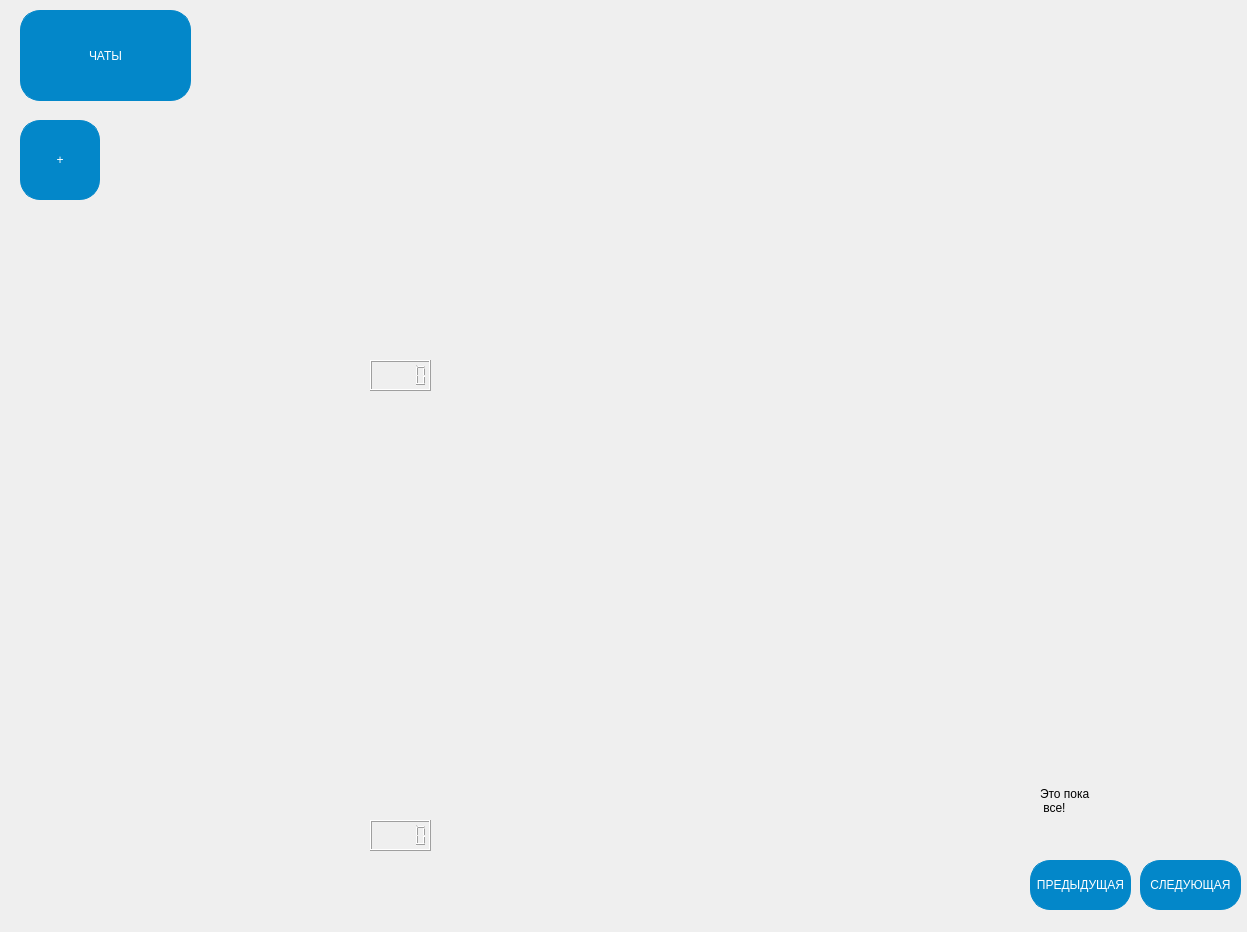
<?xml version="1.0" encoding="UTF-8"?>
<ui version="4.0">
 <class>MainWindow</class>
 <widget class="QMainWindow" name="MainWindow">
  <property name="geometry">
   <rect>
    <x>0</x>
    <y>0</y>
    <width>1247</width>
    <height>932</height>
   </rect>
  </property>
  <property name="minimumSize">
   <size>
    <width>1247</width>
    <height>932</height>
   </size>
  </property>
  <property name="maximumSize">
   <size>
    <width>1247</width>
    <height>932</height>
   </size>
  </property>
  <property name="mouseTracking">
   <bool>true</bool>
  </property>
  <property name="windowTitle">
   <string>Главная</string>
  </property>
  <widget class="QWidget" name="centralwidget">
   <widget class="QPushButton" name="chat_btn">
    <property name="geometry">
     <rect>
      <x>20</x>
      <y>10</y>
      <width>171</width>
      <height>91</height>
     </rect>
    </property>
    <property name="cursor">
     <cursorShape>PointingHandCursor</cursorShape>
    </property>
    <property name="styleSheet">
     <string notr="true">font: 12px &quot;Comfortaa&quot;;
background-color: rgb(3, 135, 201);
color: rgb(255, 255, 255);
border: 1px solid rgb(3, 135, 201);
border-radius: 20px;</string>
    </property>
    <property name="text">
     <string>ЧАТЫ</string>
    </property>
   </widget>
   <widget class="QPushButton" name="acc_btn">
    <property name="geometry">
     <rect>
      <x>1130</x>
      <y>0</y>
      <width>100</width>
      <height>100</height>
     </rect>
    </property>
    <property name="minimumSize">
     <size>
      <width>100</width>
      <height>100</height>
     </size>
    </property>
    <property name="maximumSize">
     <size>
      <width>100</width>
      <height>100</height>
     </size>
    </property>
    <property name="cursor">
     <cursorShape>PointingHandCursor</cursorShape>
    </property>
    <property name="styleSheet">
     <string notr="true">border: 0px;</string>
    </property>
    <property name="text">
     <string/>
    </property>
   </widget>
   <widget class="QLabel" name="username_label">
    <property name="geometry">
     <rect>
      <x>1140</x>
      <y>140</y>
      <width>101</width>
      <height>61</height>
     </rect>
    </property>
    <property name="toolTip">
     <string>&lt;html&gt;&lt;head/&gt;&lt;body&gt;&lt;p align=&quot;right&quot;&gt;&lt;br/&gt;&lt;/p&gt;&lt;/body&gt;&lt;/html&gt;</string>
    </property>
    <property name="whatsThis">
     <string>&lt;html&gt;&lt;head/&gt;&lt;body&gt;&lt;p align=&quot;right&quot;&gt;&lt;br/&gt;&lt;/p&gt;&lt;/body&gt;&lt;/html&gt;</string>
    </property>
    <property name="styleSheet">
     <string notr="true">font: 20px &quot;Comfortaa&quot;;</string>
    </property>
    <property name="text">
     <string/>
    </property>
   </widget>
   <widget class="QLabel" name="pic1">
    <property name="geometry">
     <rect>
      <x>460</x>
      <y>10</y>
      <width>531</width>
      <height>321</height>
     </rect>
    </property>
    <property name="text">
     <string/>
    </property>
   </widget>
   <widget class="QLabel" name="pic2">
    <property name="geometry">
     <rect>
      <x>470</x>
      <y>440</y>
      <width>531</width>
      <height>321</height>
     </rect>
    </property>
    <property name="text">
     <string/>
    </property>
   </widget>
   <widget class="QLabel" name="name_1">
    <property name="geometry">
     <rect>
      <x>270</x>
      <y>100</y>
      <width>161</width>
      <height>31</height>
     </rect>
    </property>
    <property name="styleSheet">
     <string notr="true">font: 18pt &quot;Comfortaa&quot;;</string>
    </property>
    <property name="text">
     <string/>
    </property>
   </widget>
   <widget class="QLabel" name="name_2">
    <property name="geometry">
     <rect>
      <x>270</x>
      <y>532</y>
      <width>161</width>
      <height>31</height>
     </rect>
    </property>
    <property name="styleSheet">
     <string notr="true">font: 18pt &quot;Comfortaa&quot;;</string>
    </property>
    <property name="text">
     <string/>
    </property>
   </widget>
   <widget class="QPushButton" name="next">
    <property name="geometry">
     <rect>
      <x>1140</x>
      <y>860</y>
      <width>101</width>
      <height>50</height>
     </rect>
    </property>
    <property name="cursor">
     <cursorShape>PointingHandCursor</cursorShape>
    </property>
    <property name="styleSheet">
     <string notr="true">font: 12px &quot;Comfortaa&quot;;
background-color: rgb(3, 135, 201);
color: rgb(255, 255, 255);
border: 1px solid rgb(3, 135, 201);
border-radius: 20px;</string>
    </property>
    <property name="text">
     <string>СЛЕДУЮЩАЯ</string>
    </property>
   </widget>
   <widget class="QPushButton" name="prev">
    <property name="geometry">
     <rect>
      <x>1030</x>
      <y>860</y>
      <width>101</width>
      <height>50</height>
     </rect>
    </property>
    <property name="cursor">
     <cursorShape>PointingHandCursor</cursorShape>
    </property>
    <property name="styleSheet">
     <string notr="true">font: 12px &quot;Comfortaa&quot;;
background-color: rgb(3, 135, 201);
color: rgb(255, 255, 255);
border: 1px solid rgb(3, 135, 201);
border-radius: 20px;</string>
    </property>
    <property name="text">
     <string>ПРЕДЫДУЩАЯ</string>
    </property>
   </widget>
   <widget class="QLabel" name="comment_label1">
    <property name="geometry">
     <rect>
      <x>460</x>
      <y>360</y>
      <width>400</width>
      <height>25</height>
     </rect>
    </property>
    <property name="styleSheet">
     <string notr="true">font: 12px &quot;Comfortaa&quot;;</string>
    </property>
    <property name="text">
     <string/>
    </property>
   </widget>
   <widget class="QPushButton" name="author_2">
    <property name="geometry">
     <rect>
      <x>270</x>
      <y>430</y>
      <width>70</width>
      <height>70</height>
     </rect>
    </property>
    <property name="cursor">
     <cursorShape>PointingHandCursor</cursorShape>
    </property>
    <property name="styleSheet">
     <string notr="true">border: 0px;</string>
    </property>
    <property name="text">
     <string/>
    </property>
   </widget>
   <widget class="QPushButton" name="author_1">
    <property name="geometry">
     <rect>
      <x>270</x>
      <y>20</y>
      <width>70</width>
      <height>70</height>
     </rect>
    </property>
    <property name="styleSheet">
     <string notr="true">border: 0px;</string>
    </property>
    <property name="text">
     <string/>
    </property>
   </widget>
   <widget class="QLabel" name="comment_label2">
    <property name="geometry">
     <rect>
      <x>460</x>
      <y>820</y>
      <width>400</width>
      <height>25</height>
     </rect>
    </property>
    <property name="styleSheet">
     <string notr="true">font: 12px &quot;Comfortaa&quot;;</string>
    </property>
    <property name="text">
     <string/>
    </property>
   </widget>
   <widget class="QPushButton" name="add_pic">
    <property name="geometry">
     <rect>
      <x>20</x>
      <y>120</y>
      <width>80</width>
      <height>80</height>
     </rect>
    </property>
    <property name="cursor">
     <cursorShape>PointingHandCursor</cursorShape>
    </property>
    <property name="styleSheet">
     <string notr="true">font: 12px &quot;Comfortaa&quot;;
background-color: rgb(3, 135, 201);
color: rgb(255, 255, 255);
border: 1px solid rgb(3, 135, 201);
border-radius: 20px;</string>
    </property>
    <property name="text">
     <string>+</string>
    </property>
   </widget>
   <widget class="QLabel" name="error_label">
    <property name="geometry">
     <rect>
      <x>1040</x>
      <y>760</y>
      <width>191</width>
      <height>81</height>
     </rect>
    </property>
    <property name="styleSheet">
     <string notr="true">font: 18pt &quot;Comfortaa&quot;;</string>
    </property>
    <property name="text">
     <string>Это пока
 все!</string>
    </property>
   </widget>
   <widget class="QPushButton" name="like_btn1">
    <property name="geometry">
     <rect>
      <x>310</x>
      <y>360</y>
      <width>35</width>
      <height>35</height>
     </rect>
    </property>
    <property name="cursor">
     <cursorShape>PointingHandCursor</cursorShape>
    </property>
    <property name="styleSheet">
     <string notr="true">border: 0px;</string>
    </property>
    <property name="text">
     <string/>
    </property>
   </widget>
   <widget class="QLCDNumber" name="lcdNumber_1">
    <property name="geometry">
     <rect>
      <x>370</x>
      <y>360</y>
      <width>61</width>
      <height>31</height>
     </rect>
    </property>
    <property name="styleSheet">
     <string notr="true">color: black;</string>
    </property>
   </widget>
   <widget class="QLCDNumber" name="lcdNumber_2">
    <property name="geometry">
     <rect>
      <x>370</x>
      <y>820</y>
      <width>61</width>
      <height>31</height>
     </rect>
    </property>
    <property name="styleSheet">
     <string notr="true">color: black;</string>
    </property>
   </widget>
   <widget class="QPushButton" name="like_btn2">
    <property name="geometry">
     <rect>
      <x>310</x>
      <y>820</y>
      <width>35</width>
      <height>35</height>
     </rect>
    </property>
    <property name="cursor">
     <cursorShape>PointingHandCursor</cursorShape>
    </property>
    <property name="styleSheet">
     <string notr="true">border: 0px;</string>
    </property>
    <property name="text">
     <string/>
    </property>
   </widget>
  </widget>
 </widget>
 <resources/>
 <connections/>
</ui>
